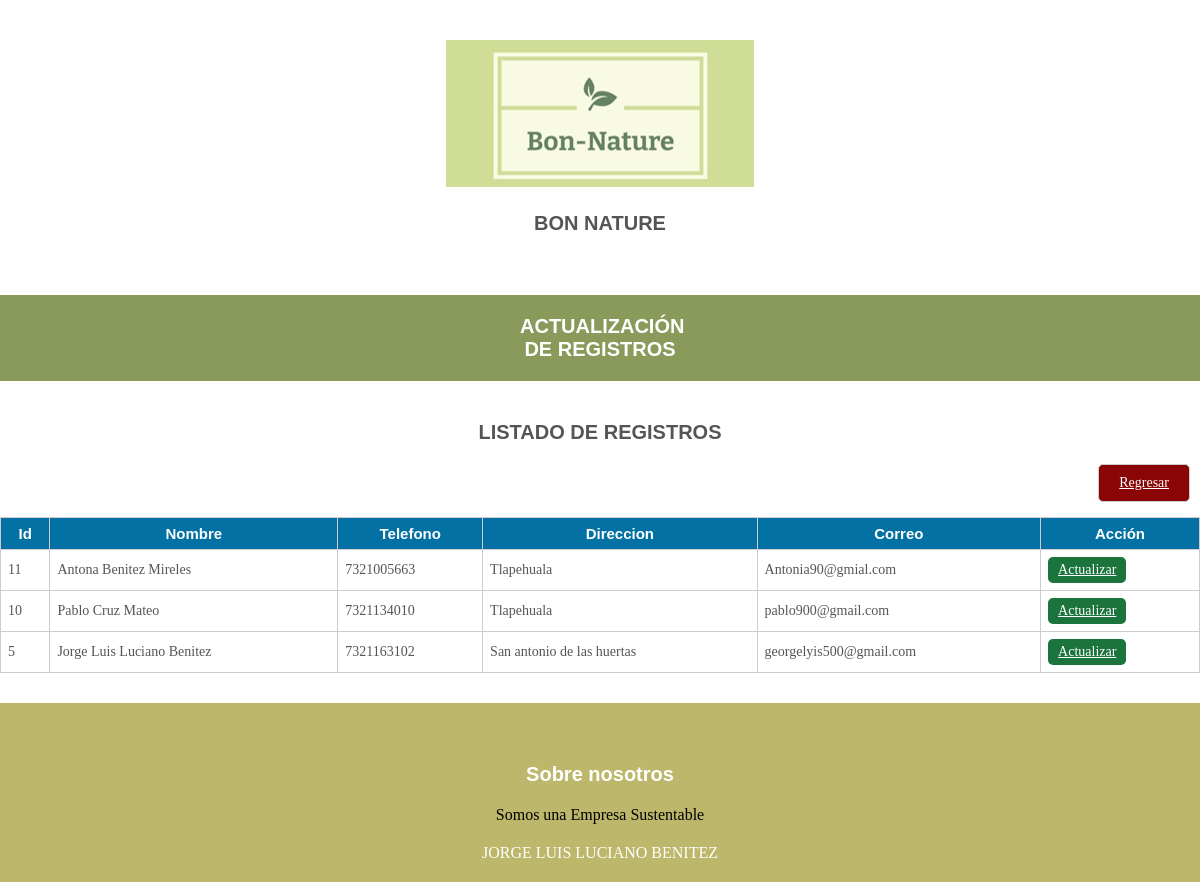
Screenshot of /Bon-Nature/Modificar.php with the database file from the repository.
### tables this page shows
CREATE TABLE `usuarios` (
  `id` int(11) NOT NULL,
  `nombre` varchar(100) NOT NULL,
  `telefono` varchar(100) NOT NULL,
  `direccion` varchar(100) NOT NULL,
  `correo` varchar(70) NOT NULL
);

### Bon-Nature/Modificar.php (the view, shortened to what this page needs)
<?php
	include_once 'conexion.php';
	$sentencia_select=$con->prepare('SELECT *FROM usuarios  ORDER BY id DESC');
	$sentencia_select->execute();
	$resultado=$sentencia_select->fetchAll();
?>
<!DOCTYPE html>
<html>
<head>
	<link rel="stylesheet" href="estilos.css">
</head>
<body>
	<body background="img/Natu.jpg">
	<header>
		<div class="contenedor">
			<div class="logo">
				<h2><center><img src="img/logo2.png"></center></h2>
				<h2><center>BON NATURE</center></h2>
			</div>
		</div>
	</header>
	<div class="navegacion">
		<nav>
			<ul class="clearfix">
				<h2><center><li><a href="Modificar.php">ACTUALIZACIÓN DE REGISTROS</a></center></h2>
			</ul>
		</nav>
	</div>
<div class="contenedor">
		<h2>LISTADO DE REGISTROS</h2>
		</div>
		<form action="" method="post">
			<div class="btn__group">
				<a href="index.php" class="btn btn__danger">Regresar</a>
			</div>
		</form>
		<table>
			<tr class="head">
				<td>Id</td>
				<td>Nombre</td>
				<td>Telefono</td>
				<td>Direccion</td>
				<td>Correo</td>
				<td colspan="2">Acción</td>
			</tr>
			<?php foreach($resultado as $fila):?>
				<tr >
					<td><?php echo $fila['id']; ?></td>
					<td><?php echo $fila['nombre']; ?></td>
					<td><?php echo $fila['telefono']; ?></td>
					<td><?php echo $fila['direccion']; ?></td>
					<td><?php echo $fila['correo']; ?></td>
					<td><a href="update.php?id=<?php echo $fila['id']; ?>"  class="btn__update" >Actualizar</a></td>
				</tr>
			<?php endforeach ?>
		</table>
	<footer>
		<div class="contenedor">
			<div class="Nosotros">
				<h2>Sobre nosotros</h2>
				<center><p>Somos una Empresa Sustentable</p></center>
			</div>
		</div>
		<p class="copyright">
			JORGE LUIS LUCIANO BENITEZ
		</p>
	</footer>
</body>
</html>

### Bon-Nature/estilos.css (style rules this page uses)
html { box-sizing: border-box; }
*, *:before, *:after { box-sizing:inherit; }
* { margin: 0; padding: 0; }
body { font-family: verdana, geneva, serif; }
header { padding: 20px; }
div.contenedor, div.contenido { width:1200px; margin: 0 auto; }
.navegacion { background-color:#8A9A5B; }
nav { width:1200px; margin: 0 auto; position: relative; }
nav ul { list-style:none; }
nav ul::after { content:""; display:block; clear:both; }
nav ul li a { display: inline-block; color:#ffffff; padding:20px 20px; text-decoration:none; width:200px; text-align:center; }
h2 { color:#6B8E23; margin-bottom:20px; }
footer { background-color:#BDB76B; padding-top:40px; margin-top:30px; }
footer h2 { color:white; }
p.copyright { padding:20px 0; text-align:center; color:white; }
.contenedor { width: 80%; max-width: 1000px; margin: 30px auto; overflow: hidden; }
h2 { display: block; margin-top: 20px; margin-bottom: 20px; text-align: center; font-size: 20px; font-family: 'Arial', sans-serif; font-weight: bold; color: #555; }
form .btn { border: 1px solid #ccc; border-radius: 5px; box-shadow: 0 1px 1px rgba(0, 0, 0, 0.075) inset; color: #fff; display: block; font-size: 14px; background: rgb(3, 113, 163); margin-bottom: 15px; padding: 10px 20px; margin-right: 10px; outline: medium none; cursor: pointer; }
.btn__group { width: 100%; display: flex; flex-direction: row; justify-content: flex-end; }
.btn__danger { background: #8a0505 !important; }
table { width: 100%; border-collapse: collapse; }
table .head { background: rgb(3, 113, 163); }
table .head td { color: #fff; font-family: 'Arial',sans-serif; font-weight: bold; font-size: 15px; text-align: center; }
table tr td { border:1px solid #ccc; padding: 7px; font-size: 14px; color: #555; }
.btn__update { display: inline-block; font-size: 14px; background: #1b743c; color: #fff; border-radius: 5px; padding: 5px 10px; }

### rows the page displays
usuarios: id "11", nombre "Antona Benitez Mireles", telefono "7321005663", direccion "Tlapehuala", correo "Antonia90@gmial.com"
usuarios: id "10", nombre "Pablo Cruz Mateo", telefono "7321134010", direccion "Tlapehuala", correo "pablo900@gmail.com"
usuarios: id "5", nombre "Jorge Luis Luciano Benitez", telefono "7321163102", direccion "San antonio de las huertas", correo "georgelyis500@gmail.com"
